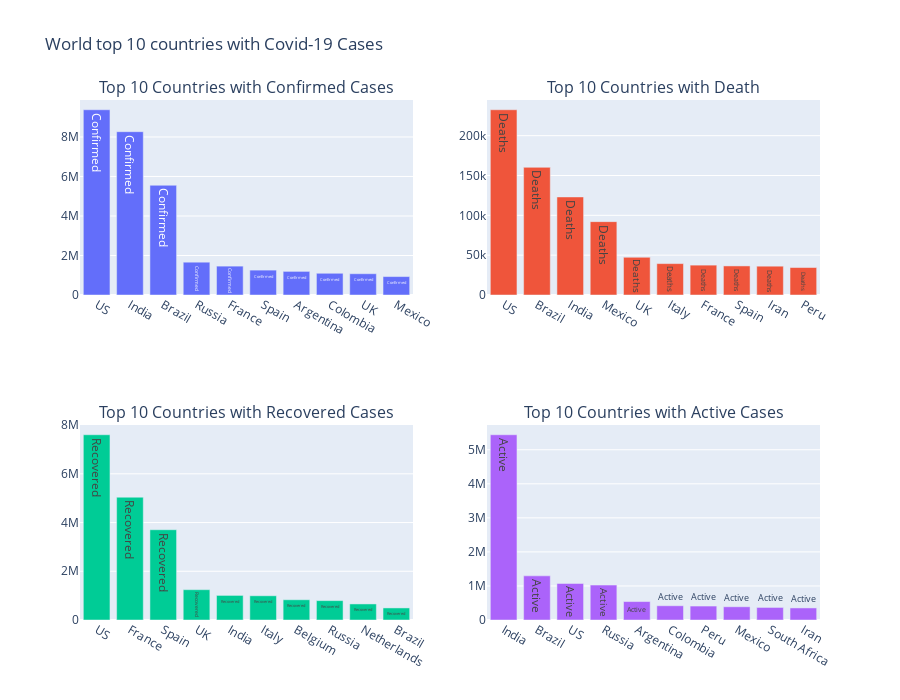

Source (notebook cell):
### Code cell
fig = make_subplots(
    rows=2, cols=2,
    specs=[[{"type": "bar"}, {"type": "bar"}],
           [{"type": "bar"}, {"type": "bar"}]],
    subplot_titles=("Top 10 Countries with Confirmed Cases","Top 10 Countries with Death",
                    "Top 10 Countries with Recovered Cases", "Top 10 Countries with Active Cases")
)

fig.add_trace(go.Bar(name='Confirmed',text='Confirmed', x=top10_confirmed_df['Country_Region'], 
                     y=top10_confirmed_df['Confirmed']), row=1, col=1)


fig.add_trace(go.Bar(name='Deaths',text='Deaths', x=top10_death_df['Country_Region'],
                     y=top10_death_df['Deaths']), row=1, col=2)

fig.add_trace(go.Bar(name='Recovered', text='Recovered',x=top10_active_df['Country_Region'],
                     y=top10_recovered_df['Recovered']),row=2, col=1)

fig.add_trace(go.Bar(name='Active',text='Active', x=top10_recovered_df['Country_Region'], 
                     y=top10_active_df['Active']), row=2, col=2)

fig.update_layout(height=700,title_text="World top 10 countries with Covid-19 Cases", showlegend=False)

### Figure 1 — Plotly figure (JSON) as saved in the notebook; plotly's stock layout.template omitted (floating-point values rounded to 4 significant figures)
{"data": [{"name": "Confirmed", "text": "Confirmed", "type": "bar", "x": ["US", "India", "Brazil", "Russia", "France", "Spain", "Argentina", "Colombia", "UK", "Mexico"], "xaxis": "x", "y": [9377579, 8267623, 5554206, 1661096, 1461391, 1259366, 1195276, 1099392, 1077099, 933155], "yaxis": "y"}, {"name": "Deaths", "text": "Deaths", "type": "bar", "x": ["US", "Brazil", "India", "Mexico", "UK", "Italy", "France", "Spain", "Iran", "Peru"], "xaxis": "x2", "y": [232538, 160253, 123097, 92100, 47340, 39412, 37492, 36495, 36160, 34476], "yaxis": "y2"}, {"name": "Recovered", "text": "Recovered", "type": "bar", "x": ["US", "France", "Spain", "UK", "India", "Italy", "Belgium", "Russia", "Netherlands", "Brazil"], "xaxis": "x3", "y": [7603121, 5039438, 3705130, 1244012, 1009278, 993877, 830612, 795356, 659259, 495473], "yaxis": "y3"}, {"name": "Active", "text": "Active", "type": "bar", "x": ["India", "Brazil", "US", "Russia", "Argentina", "Colombia", "Peru", "Mexico", "South Africa", "Iran"], "xaxis": "x4", "y": [5440056, 1296627, 1072495, 1026853, 541405, 418142, 409498, 388473, 368837, 354515], "yaxis": "y4"}], "layout": {"annotations": [{"font": {"size": 16}, "showarrow": false, "text": "Top 10 Countries with Confirmed Cases", "x": 0.225, "xanchor": "center", "xref": "paper", "y": 1, "yanchor": "bottom", "yref": "paper"}, {"font": {"size": 16}, "showarrow": false, "text": "Top 10 Countries with Death", "x": 0.775, "xanchor": "center", "xref": "paper", "y": 1, "yanchor": "bottom", "yref": "paper"}, {"font": {"size": 16}, "showarrow": false, "text": "Top 10 Countries with Recovered Cases", "x": 0.225, "xanchor": "center", "xref": "paper", "y": 0.375, "yanchor": "bottom", "yref": "paper"}, {"font": {"size": 16}, "showarrow": false, "text": "Top 10 Countries with Active Cases", "x": 0.775, "xanchor": "center", "xref": "paper", "y": 0.375, "yanchor": "bottom", "yref": "paper"}], "height": 700, "showlegend": false, "title": {"text": "World top 10 countries with Covid-19 Cases"}, "xaxis": {"anchor": "y", "domain": [0, 0.45]}, "xaxis2": {"anchor": "y2", "domain": [0.55, 1]}, "xaxis3": {"anchor": "y3", "domain": [0, 0.45]}, "xaxis4": {"anchor": "y4", "domain": [0.55, 1]}, "yaxis": {"anchor": "x", "domain": [0.625, 1]}, "yaxis2": {"anchor": "x2", "domain": [0.625, 1]}, "yaxis3": {"anchor": "x3", "domain": [0, 0.375]}, "yaxis4": {"anchor": "x4", "domain": [0, 0.375]}}}
